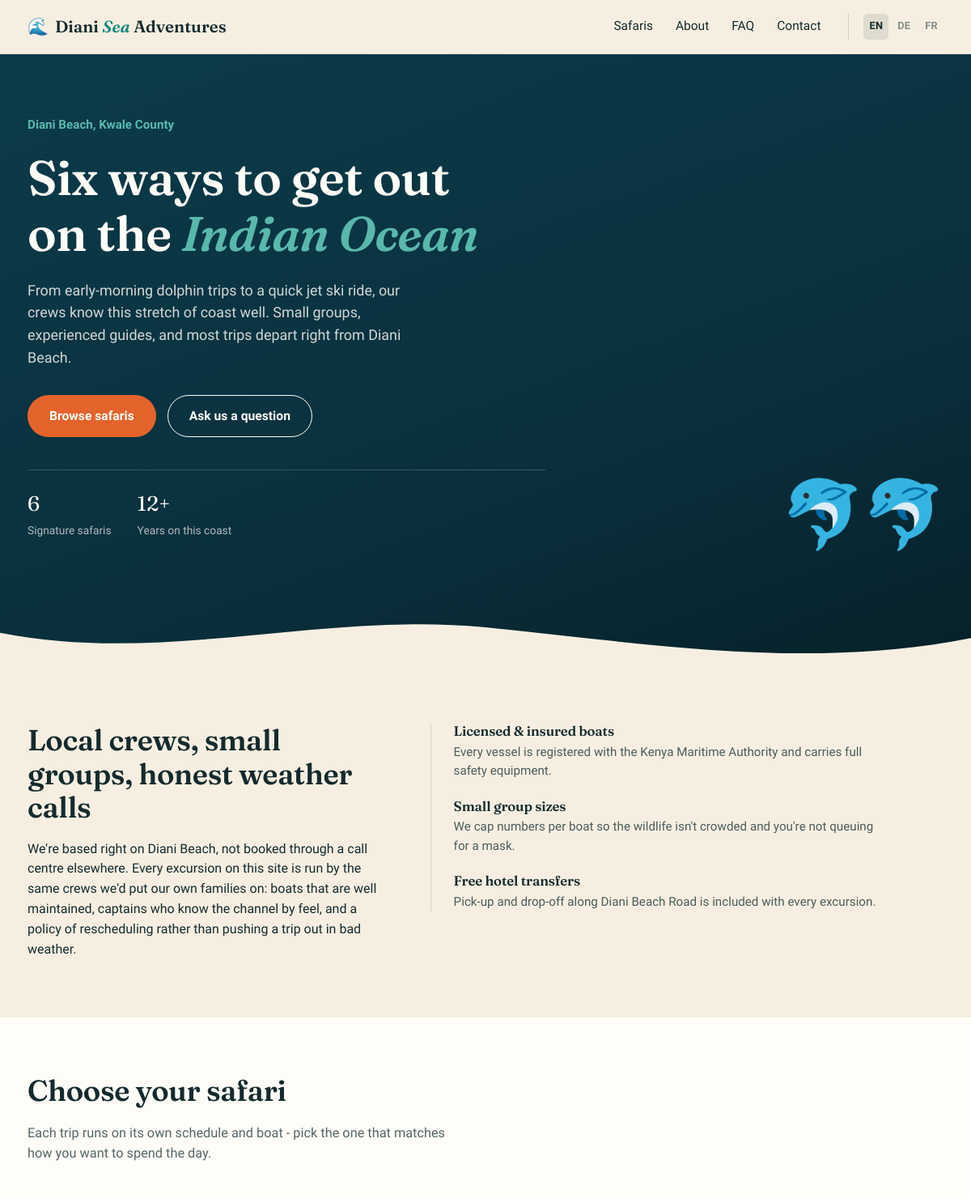
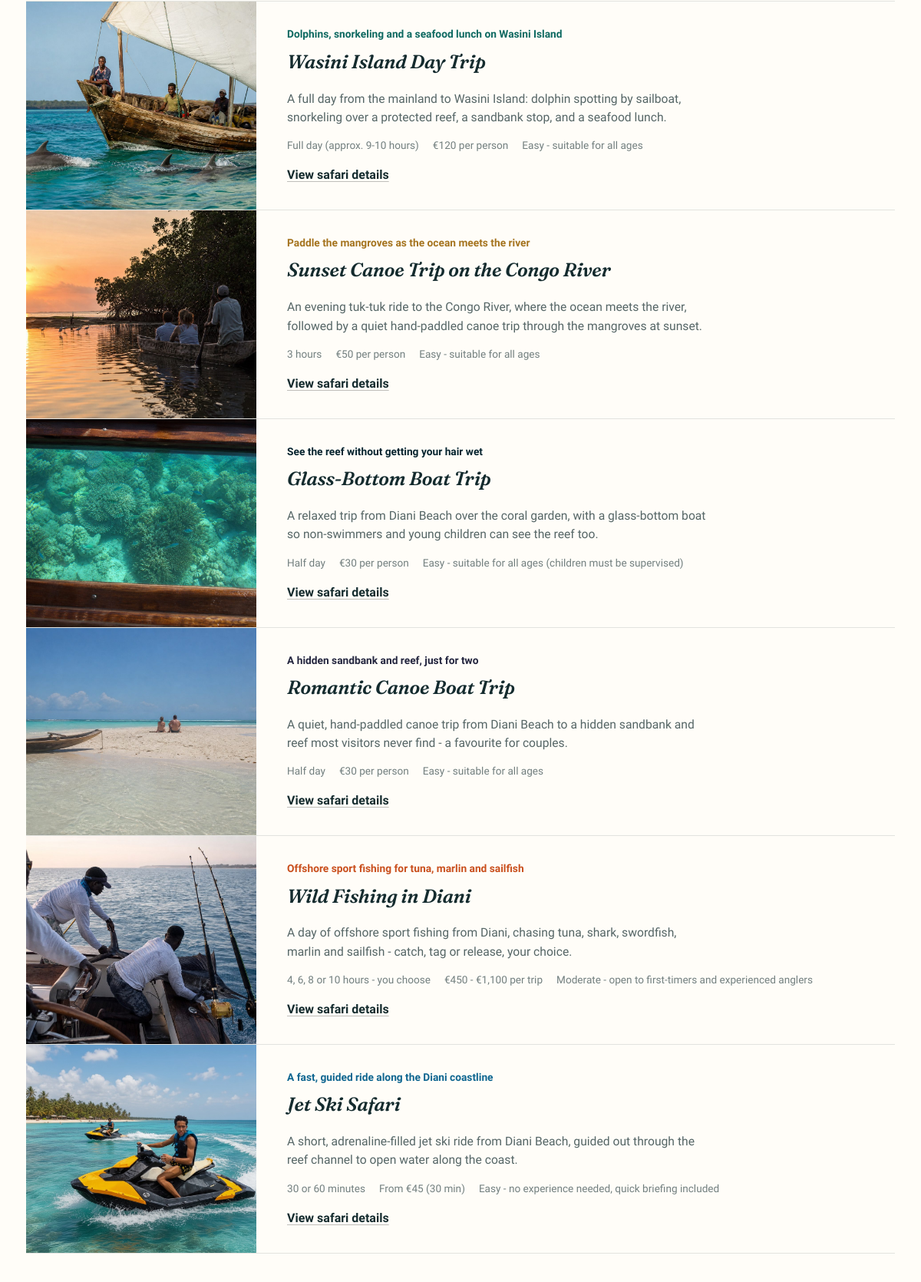
The page / (upper part) on the database its author committed (2 pictures, top to bottom).
### tables this page shows
CREATE TABLE safaris (
    id INTEGER PRIMARY KEY AUTOINCREMENT,
    slug TEXT UNIQUE NOT NULL,
    accent TEXT DEFAULT 'lagoon',
    emoji TEXT DEFAULT '',
    name TEXT NOT NULL,
    tagline TEXT DEFAULT '{}',
    teaser TEXT DEFAULT '{}',
    duration TEXT DEFAULT '{}',
    group_size TEXT DEFAULT '{}',
    price TEXT DEFAULT '{}',
    difficulty TEXT DEFAULT '{}',
    departs TEXT DEFAULT '{}',
    best_time TEXT DEFAULT '{}',
    overview TEXT DEFAULT '{}',
    highlights TEXT DEFAULT '{}',
    included TEXT DEFAULT '{}',
    excluded TEXT DEFAULT '{}',
    bring TEXT DEFAULT '{}',
    itinerary TEXT DEFAULT '{}',
    display_order INTEGER DEFAULT 0
);

### app.py (the view)
@app.route("/")
def index():
    locale = g.locale
    safaris_by_slug = {s["slug"]: s for s in db.get_all_safaris(locale)}
    testimonials = []
    for item in TESTIMONIALS:
        safari = safaris_by_slug.get(item["trip_slug"])
        testimonials.append(
            {
                "quote": resolve_locale(item["quote"], locale),
                "name": item["name"],
                "trip_name": safari["name"] if safari else "",
            }
        )
    faqs = [
        {"q": resolve_locale(item["q"], locale), "a": resolve_locale(item["a"], locale)}
        for item in FAQS
    ]
    return render_template("index.html", testimonials=testimonials, faqs=faqs)

### app.py (called while the page is built)
def get_locale():
    query_lang = request.args.get("lang")
    if query_lang in SUPPORTED_LOCALES:
        session["locale"] = query_lang
        return query_lang
    if session.get("locale") in SUPPORTED_LOCALES:
        return session["locale"]
    best = request.accept_languages.best_match(SUPPORTED_LOCALES)
    locale = best or DEFAULT_LOCALE
    session["locale"] = locale
    return locale

@app.before_request
def load_locale():
    g.locale = get_locale()

def safari_cover_url(slug):
    path = os.path.join(COVERS_DIR, f"{slug}.jpg")
    if os.path.exists(path):
        return url_for("static", filename=f"covers/{slug}.jpg")
    return None

def localized_contact_info(locale):
    info = dict(CONTACT_INFO)
    info["hours"] = [
        (resolve_locale(h["day"], locale), h["time"]) for h in CONTACT_INFO["hours"]
    ]
    return info

def build_switch_urls():
    urls = {}
    for code in SUPPORTED_LOCALES:
        args = request.args.to_dict(flat=True)
        args["lang"] = code
        urls[code] = request.path + "?" + urlencode(args)
    return urls

@app.context_processor
def inject_globals():
    is_admin_area = request.path.startswith("/admin")
    locale = DEFAULT_LOCALE if is_admin_area else g.locale
    safaris = db.get_all_safaris(locale)
    for s in safaris:
        s["cover_url"] = safari_cover_url(s["slug"])
    return {
        "safaris": safaris,
        "contact": localized_contact_info(locale),
        "current_year": datetime.now().year,
        "tr": lambda key, **kw: translate(key, locale, **kw),
        "locale": locale,
        "SUPPORTED_LOCALES": SUPPORTED_LOCALES,
        "LOCALE_NAMES": LOCALE_NAMES,
        "switch_urls": build_switch_urls(),
    }

### db.py (called while the page is built)
def get_db():
    if "db" not in g:
        g.db = sqlite3.connect(current_app.config["DATABASE_PATH"])
        g.db.row_factory = sqlite3.Row
        g.db.execute("PRAGMA foreign_keys = ON")
    return g.db

def _safari_row_to_dict(row, locale=DEFAULT_LOCALE):
    d = dict(row)
    for field in ALL_TRANSLATABLE_FIELDS:
        raw = json.loads(d[field]) if d[field] else {}
        default = [] if field in TRANSLATABLE_LIST_FIELDS else ""
        d[field] = resolve_locale(raw, locale) if raw else default
    d["images"] = get_gallery_images(d["id"])
    return d

def get_all_safaris(locale=DEFAULT_LOCALE):
    rows = get_db().execute(
        "SELECT * FROM safaris ORDER BY display_order"
    ).fetchall()
    return [_safari_row_to_dict(r, locale) for r in rows]

### templates/index.html (shortened to what this page needs)
{% extends "base.html" %}
{% block content %}
<section class="hero">
  <div class="container hero-inner">
    <div>
      <p class="hero-eyebrow">{{ tr('hero_eyebrow') }}</p>
      <h1>{{ tr('hero_title_html')|safe }}</h1>
      <p class="hero-sub">{{ tr('hero_subtitle') }}</p>
      <div class="hero-ctas">
        <a href="#safaris" class="btn btn-coral">{{ tr('hero_cta_browse') }}</a>
        <a href="{{ url_for('contact') }}" class="btn btn-outline">{{ tr('hero_cta_ask') }}</a>
      </div>
      <div class="hero-stats">
        <div class="hero-stat">
          <span class="num">{{ safaris|length }}</span>
          <span class="label">{{ tr('hero_stat_safaris_label') }}</span>
        </div>
        <div class="hero-stat">
          <span class="num">12+</span>
          <span class="label">{{ tr('hero_stat_years_label') }}</span>
        </div>
      </div>
    </div>
    <div class="hero-visual" aria-hidden="true">🐬🐬</div>
  </div>
  <svg class="wave-divider" viewBox="0 0 1440 90" preserveAspectRatio="none">
    <path d="M0,32 C240,80 480,0 720,24 C960,48 1200,88 1440,40 L1440,90 L0,90 Z"></path>
  </svg>
</section>
<section class="intro-band" id="why-us">
  <div class="container intro-grid">
    <div>
      <h2>{{ tr('intro_heading') }}</h2>
      <p>{{ tr('intro_body') }}</p>
    </div>
    <div class="feature-list">
      <div>
        <h3>{{ tr('intro_feature1_title')|safe }}</h3>
        <p>{{ tr('intro_feature1_body') }}</p>
      </div>
      <div>
        <h3>{{ tr('intro_feature2_title') }}</h3>
        <p>{{ tr('intro_feature2_body') }}</p>
      </div>
      <div>
        <h3>{{ tr('intro_feature3_title') }}</h3>
        <p>{{ tr('intro_feature3_body') }}</p>
      </div>
    </div>
  </div>
</section>
<section class="safaris-section" id="safaris">
  <div class="container">
    <div class="section-heading">
      <h2>{{ tr('safaris_heading') }}</h2>
      <p>{{ tr('safaris_subheading') }}</p>
    </div>
    {% for s in safaris %}
      <a href="{{ url_for('safari_detail', slug=s.slug) }}" class="safari-row accent-{{ s.accent }}">
        <div class="safari-row-visual">
          {% if s.cover_url %}
            <img src="{{ s.cover_url }}" alt="" width="600" height="450">
          {% else %}
            <span class="safari-row-visual-emoji" aria-hidden="true">{{ s.emoji }}</span>
          {% endif %}
        </div>
        <div class="safari-row-body">
          <span class="kicker">{{ s.tagline }}</span>
          <h3>{{ s.name }}</h3>
          <p>{{ s.teaser }}</p>
          <div class="safari-row-meta">
            <span>{{ s.duration }}</span>
            <span>{{ s.price }}</span>
            <span>{{ s.difficulty }}</span>
          </div>
          <span class="link-arrow">{{ tr('safari_row_view_details') }}</span>
        </div>
      </a>
    {% endfor %}
  </div>
</section>
{% endblock %}

### rows shown on the page
safaris: shows a picture, tagline "Dolphins, snorkeling and a seafood lunch on Wasini Island", name "Wasini Island Day Trip", teaser "A full day from the mainland to Wasini Island: dolphin spotting by sailboat, snorkeling over a protected reef, a sandbank stop, and a seafood lunch.", duration "Full day (approx. 9-10 hours)", price "€120 per person", difficulty "Easy - suitable for all ages", tr "View safari details"
safaris: shows a picture, tagline "Paddle the mangroves as the ocean meets the river", name "Sunset Canoe Trip on the Congo River", teaser "An evening tuk-tuk ride to the Congo River, where the ocean meets the river, followed by a quiet hand-paddled canoe trip through the mangroves at sunset.", duration "3 hours", price "€50 per person", difficulty "Easy - suitable for all ages", tr "View safari details"
safaris: shows a picture, tagline "See the reef without getting your hair wet", name "Glass-Bottom Boat Trip", teaser "A relaxed trip from Diani Beach over the coral garden, with a glass-bottom boat so non-swimmers and young children can see the reef too.", duration "Half day", price "€30 per person", difficulty "Easy - suitable for all ages (children must be supervised)", tr "View safari details"
safaris: shows a picture, tagline "A hidden sandbank and reef, just for two", name "Romantic Canoe Boat Trip", teaser "A quiet, hand-paddled canoe trip from Diani Beach to a hidden sandbank and reef most visitors never find - a favourite for couples.", duration "Half day", price "€30 per person", difficulty "Easy - suitable for all ages", tr "View safari details"
safaris: shows a picture, tagline "Offshore sport fishing for tuna, marlin and sailfish", name "Wild Fishing in Diani", teaser "A day of offshore sport fishing from Diani, chasing tuna, shark, swordfish, marlin and sailfish - catch, tag or release, your choice.", duration "4, 6, 8 or 10 hours - you choose", price "€450 - €1,100 per trip", difficulty "Moderate - open to first-timers and experienced anglers", tr "View safari details"
safaris: shows a picture, tagline "A fast, guided ride along the Diani coastline", name "Jet Ski Safari", teaser "A short, adrenaline-filled jet ski ride from Diani Beach, guided out through the reef channel to open water along the coast.", duration "30 or 60 minutes", price "From €45 (30 min)", difficulty "Easy - no experience needed, quick briefing included", tr "View safari details"

### other values the page prints
{{ tr('nav_safaris') }} "Safaris"
{{ tr('nav_about') }} "About"
{{ tr('nav_faq') }} "FAQ"
{{ tr('nav_contact') }} "Contact"
{{ code|upper }} "EN" "DE" "FR"
{{ tr('hero_eyebrow') }} "Diani Beach, Kwale County"
{{ tr('hero_title_html')|safe }} "Six ways to get out on the Indian Ocean"
{{ tr('hero_subtitle') }} "From early-morning dolphin trips to a quick jet ski ride, our crews know this stretch of coast well. Small groups, experienced guides, and most trips depart right from Diani Beach."
{{ tr('hero_cta_browse') }} "Browse safaris"
{{ tr('hero_cta_ask') }} "Ask us a question"
{{ safaris|length }} "6"
{{ tr('hero_stat_safaris_label') }} "Signature safaris"
{{ tr('hero_stat_years_label') }} "Years on this coast"
{{ tr('intro_heading') }} "Local crews, small groups, honest weather calls"
{{ tr('intro_feature1_title')|safe }} "Licensed & insured boats"
